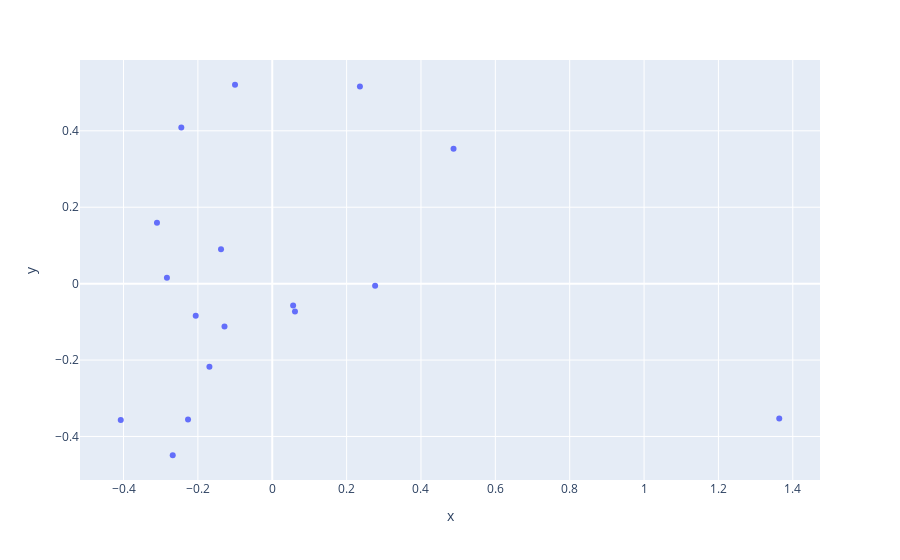

This figure's notebook cell:
### Code cell
px.scatter(df_pca, x='x', y='y', hover_data =['words'])

### Figure 1 — Plotly figure (JSON) as saved in the notebook; plotly's stock layout.template omitted (floating-point values rounded to 4 significant figures)
{"data": [{"customdata": [["kita yg gak aplikasi mau email ga buat masih sih"], ["layanan ukm keuangan news co digital finansial pengguna menjadi platform"], ["you code use first me or get youtu my let"], ["aku dana sama belum ini aja kalo sudah karena sekarang"], ["min ya mau kok email sampai dm coba yg masih"], ["coba nih kita yg sampai kan masih apa gak ga"], ["sampai nya saya kenapa coba ada mau tapi ya kok"], ["kok hari mau aplikasi kenapa email sampai nya lama sama"], ["pinjaman news dana pendanaan co id hingga tahun ukm rp"], ["dlvr http it online covid layanan keuangan fintech news digital"], ["cek dm min kok ya tidak saya dari kenapa mohon"], ["twitter com dlvr ukm pic menjadi covid akan finansial kok"], ["covid www from of fintech digital the it online http"], ["of the from www it covid fintech funding indonesia in"], ["dm kok cek of min dlvr covid www twitter it"], ["semua hingga rp bisnis pinjaman oleh ojk dan koinworks cek"], ["hingga pendanaan pinjaman dana kenapa investasi di tahun aplikasi ada"]], "hovertemplate": "x=%{x}<br>y=%{y}<br>words=%{customdata[0]}<extra></extra>", "legendgroup": "", "marker": {"color": "#636efa", "symbol": "circle"}, "mode": "markers", "name": "", "orientation": "v", "showlegend": false, "type": "scatter", "x": [-0.169, -0.2446, 1.364, -0.2058, -0.4075, -0.2677, -0.2265, -0.1284, -0.3101, -0.1001, -0.2833, -0.1378, 0.2358, 0.4876, 0.05617, 0.2767, 0.06112], "xaxis": "x", "y": [-0.2177, 0.4088, -0.3529, -0.0838, -0.3567, -0.4491, -0.3555, -0.1125, 0.1594, 0.5206, 0.01538, 0.08992, 0.516, 0.3533, -0.05709, -0.005434, -0.0726], "yaxis": "y"}], "layout": {"legend": {"tracegroupgap": 0}, "margin": {"t": 60}, "xaxis": {"anchor": "y", "domain": [0, 1], "title": {"text": "x"}}, "yaxis": {"anchor": "x", "domain": [0, 1], "title": {"text": "y"}}}}
